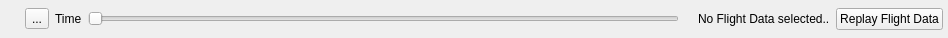
<?xml version="1.0" encoding="UTF-8"?>
<ui version="4.0">
 <class>QGCMAVLinkLogPlayer</class>
 <widget class="QWidget" name="QGCMAVLinkLogPlayer">
  <property name="geometry">
   <rect>
    <x>0</x>
    <y>0</y>
    <width>948</width>
    <height>38</height>
   </rect>
  </property>
  <property name="windowTitle">
   <string>Form</string>
  </property>
  <layout class="QHBoxLayout" name="horizontalLayout">
   <property name="leftMargin">
    <number>12</number>
   </property>
   <property name="topMargin">
    <number>0</number>
   </property>
   <property name="rightMargin">
    <number>5</number>
   </property>
   <property name="bottomMargin">
    <number>0</number>
   </property>
   <item>
    <widget class="QLabel" name="logStatsLabel">
     <property name="text">
      <string/>
     </property>
    </widget>
   </item>
   <item>
    <widget class="QToolButton" name="playButton">
     <property name="toolTip">
      <string>Start to replay Flight Data</string>
     </property>
     <property name="statusTip">
      <string>Start to replay Flight Data</string>
     </property>
     <property name="whatsThis">
      <string>Start to replay Flight Data</string>
     </property>
     <property name="text">
      <string>...</string>
     </property>
     <property name="icon">
      <iconset resource="../../qgcresources.qrc">
       <normaloff>:/res/Play</normaloff>:/res/Play</iconset>
     </property>
     <property name="checkable">
      <bool>true</bool>
     </property>
     <property name="checked">
      <bool>false</bool>
     </property>
    </widget>
   </item>
   <item>
    <widget class="QLabel" name="timeLabel">
     <property name="text">
      <string>Time</string>
     </property>
    </widget>
   </item>
   <item>
    <widget class="QSlider" name="positionSlider">
     <property name="maximum">
      <number>10000</number>
     </property>
     <property name="pageStep">
      <number>100</number>
     </property>
     <property name="tracking">
      <bool>false</bool>
     </property>
     <property name="orientation">
      <enum>Qt::Horizontal</enum>
     </property>
    </widget>
   </item>
   <item>
    <widget class="QLabel" name="logStatsLeftLabel">
     <property name="text">
      <string/>
     </property>
    </widget>
   </item>
   <item>
    <widget class="QLabel" name="logFileNameLabel">
     <property name="text">
      <string>No Flight Data selected..</string>
     </property>
    </widget>
   </item>
   <item>
    <widget class="QPushButton" name="selectFileButton">
     <property name="toolTip">
      <string>Select the Flight Data to replay</string>
     </property>
     <property name="statusTip">
      <string>Select the Flight Data to replay</string>
     </property>
     <property name="whatsThis">
      <string>Select the Flight Data to replay</string>
     </property>
     <property name="text">
      <string>Replay Flight Data</string>
     </property>
    </widget>
   </item>
  </layout>
 </widget>
 <resources>
  <include location="../../qgcresources.qrc"/>
 </resources>
 <connections/>
</ui>
